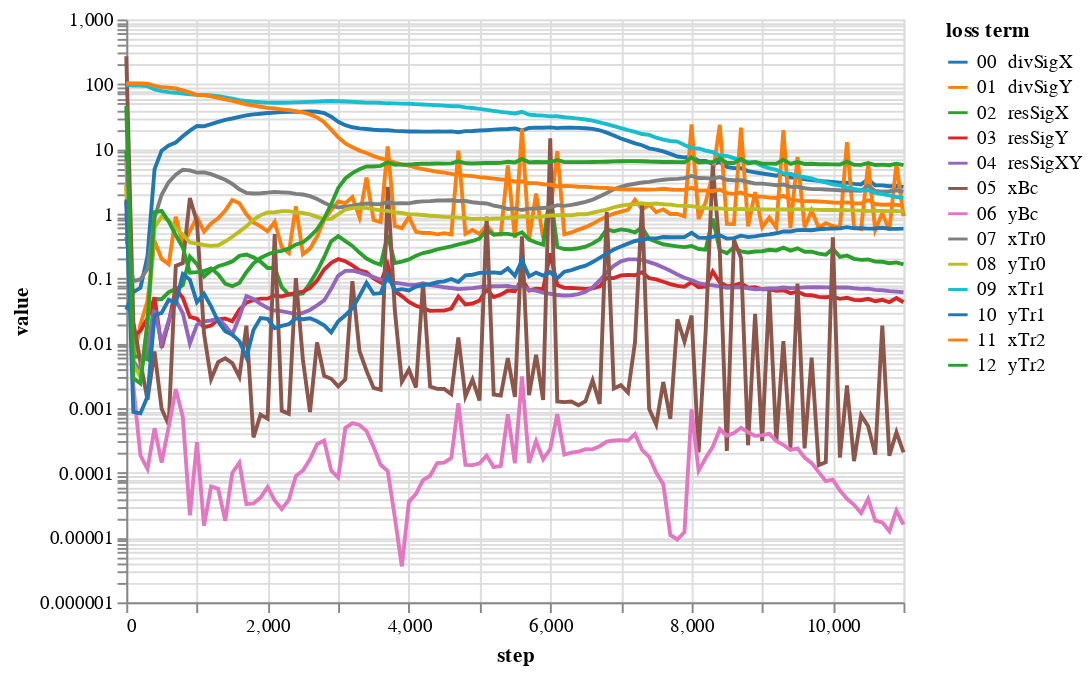

This figure's notebook cell:
### Code cell
bcNames = ['xBc','yBc','xTr0','yTr0','xTr1','yTr1','xTr2','yTr2']
# lines = alt.Chart(pd.DataFrame({'step':[1000,3000,4000]})).mark_rule(color='gray').encode(x='step:Q')
lossPlot(losshistory, bcNames, dropFirstStep=True)

### Figure 1 — Vega-Lite specification as saved in the notebook (floating-point values rounded to 4 significant figures)
{"config": {"view": {"continuousWidth": 400, "continuousHeight": 300}}, "data": {"name": "data-8609354fdfad967092507ea2af8ec9ee"}, "mark": "line", "encoding": {"color": {"type": "nominal", "field": "loss term", "scale": {"scheme": "category10"}, "sort": ["00  divSigX", "01  divSigY", "02  resSigX", "03  resSigY", "04  resSigXY", "05  xBc", "06  yBc", "07  xTr0", "08  yTr0", "09  xTr1", "10  yTr1", "11  xTr2", "12  yTr2"]}, "tooltip": [{"type": "nominal", "field": "loss term"}, {"type": "quantitative", "field": "value"}, {"type": "quantitative", "field": "step"}], "x": {"type": "quantitative", "field": "step"}, "y": {"type": "quantitative", "field": "value", "scale": {"type": "log"}}}, "transform": [{"fold": ["00  divSigX", "01  divSigY", "02  resSigX", "03  resSigY", "04  resSigXY", "05  xBc", "06  yBc", "07  xTr0", "08  yTr0", "09  xTr1", "10  yTr1", "11  xTr2", "12  yTr2"], "as": ["loss term", "value"]}], "$schema": "https://vega.github.io/schema/vega-lite/v4.8.1.json", "datasets": {"data-8609354fdfad967092507ea2af8ec9ee": [{"00  divSigX": 0.03305, "01  divSigY": 2.807, "02  resSigX": 9.311, "03  resSigY": 1.546, "04  resSigXY": 1.022, "05  xBc": 270.3, "06  yBc": 6.512, "07  xTr0": 0.4365, "08  yTr0": 2.606, "09  xTr1": 97.24, "10  yTr1": 1.659, "11  xTr2": 103.7, "12  yTr2": 46.07, "step": 0}, {"00  divSigX": 0.06175, "01  divSigY": 0.00551, "02  resSigX": 0.006379, "03  resSigY": 0.01296, "04  resSigXY": 0.005302, "05  xBc": 0.02101, "06  yBc": 0.002166, "07  xTr0": 0.09092, "08  yTr0": 0.004717, "09  xTr1": 95.44, "10  yTr1": 0.000868, "11  xTr2": 102.9, "12  yTr2": 0.002887, "step": 100}, {"00  divSigX": 0.07185, "01  divSigY": 0.01955, "02  resSigX": 0.006103, "03  resSigY": 0.01546, "04  resSigXY": 0.003672, "05  xBc": 0.005103, "06  yBc": 0.0001856, "07  xTr0": 0.09715, "08  yTr0": 0.003032, "09  xTr1": 94.91, "10  yTr1": 0.000826, "11  xTr2": 102.7, "12  yTr2": 0.002401, "step": 200}, {"00  divSigX": 0.2187, "01  divSigY": 0.04465, "02  resSigX": 0.00563, "03  resSigY": 0.02431, "04  resSigXY": 0.009235, "05  xBc": 0.001348, "06  yBc": 0.000115, "07  xTr0": 0.1396, "08  yTr0": 0.02022, "09  xTr1": 93.2, "10  yTr1": 0.001503, "11  xTr2": 101.6, "12  yTr2": 0.02088, "step": 300}, {"00  divSigX": 4.857, "01  divSigY": 0.3791, "02  resSigX": 0.04834, "03  resSigY": 0.05109, "04  resSigXY": 0.03239, "05  xBc": 0.007467, "06  yBc": 0.000488, "07  xTr0": 0.8607, "08  yTr0": 0.6129, "09  xTr1": 83.34, "10  yTr1": 0.02698, "11  xTr2": 93.92, "12  yTr2": 1.057, "step": 400}, {"00  divSigX": 9.417, "01  divSigY": 0.2006, "02  resSigX": 0.04789, "03  resSigY": 0.008514, "04  resSigXY": 0.009957, "05  xBc": 0.000977, "06  yBc": 0.0001436, "07  xTr0": 1.961, "08  yTr0": 0.9028, "09  xTr1": 77.94, "10  yTr1": 0.02938, "11  xTr2": 90.09, "12  yTr2": 1.103, "step": 500}, {"00  divSigX": 11.35, "01  divSigY": 0.1666, "02  resSigX": 0.06132, "03  resSigY": 0.02099, "04  resSigXY": 0.02246, "05  xBc": 0.000552, "06  yBc": 0.0005116, "07  xTr0": 3.083, "08  yTr0": 0.7839, "09  xTr1": 75.38, "10  yTr1": 0.04698, "11  xTr2": 88.14, "12  yTr2": 0.76, "step": 600}, {"00  divSigX": 12.58, "01  divSigY": 0.8968, "02  resSigX": 0.06847, "03  resSigY": 0.06905, "04  resSigXY": 0.04602, "05  xBc": 0.1565, "06  yBc": 0.001953, "07  xTr0": 4.01, "08  yTr0": 0.5939, "09  xTr1": 73.93, "10  yTr1": 0.0417, "11  xTr2": 85.73, "12  yTr2": 0.4666, "step": 700}, {"00  divSigX": 15.7, "01  divSigY": 0.3344, "02  resSigX": 0.07878, "03  resSigY": 0.0504, "04  resSigXY": 0.029, "05  xBc": 0.1725, "06  yBc": 0.0007242, "07  xTr0": 4.781, "08  yTr0": 0.4804, "09  xTr1": 71.61, "10  yTr1": 0.1166, "11  xTr2": 80.41, "12  yTr2": 0.3002, "step": 800}, {"00  divSigX": 19.15, "01  divSigY": 0.5391, "02  resSigX": 0.2172, "03  resSigY": 0.02545, "04  resSigXY": 0.009914, "05  xBc": 1.746, "06  yBc": 2.204e-05, "07  xTr0": 4.678, "08  yTr0": 0.3605, "09  xTr1": 70.07, "10  yTr1": 0.09589, "11  xTr2": 74.67, "12  yTr2": 0.123, "step": 900}, {"00  divSigX": 22.62, "01  divSigY": 0.8893, "02  resSigX": 0.1662, "03  resSigY": 0.02382, "04  resSigXY": 0.01923, "05  xBc": 0.7466, "06  yBc": 0.0002963, "07  xTr0": 4.305, "08  yTr0": 0.3448, "09  xTr1": 68.33, "10  yTr1": 0.04298, "11  xTr2": 67.92, "12  yTr2": 0.1256, "step": 1000}, {"00  divSigX": 22.62, "01  divSigY": 0.8893, "02  resSigX": 0.1662, "03  resSigY": 0.02382, "04  resSigXY": 0.01923, "05  xBc": 0.7466, "06  yBc": 0.0002963, "07  xTr0": 4.305, "08  yTr0": 0.3448, "09  xTr1": 68.33, "10  yTr1": 0.04298, "11  xTr2": 67.92, "12  yTr2": 0.1256, "step": 1000}, {"00  divSigX": 22.4, "01  divSigY": 0.5304, "02  resSigX": 0.107, "03  resSigY": 0.01766, "04  resSigXY": 0.02174, "05  xBc": 0.01412, "06  yBc": 1.531e-05, "07  xTr0": 4.335, "08  yTr0": 0.3287, "09  xTr1": 68.24, "10  yTr1": 0.05827, "11  xTr2": 67.9, "12  yTr2": 0.1305, "step": 1100}, {"00  divSigX": 24.15, "01  divSigY": 0.706, "02  resSigX": 0.1326, "03  resSigY": 0.01874, "04  resSigXY": 0.02247, "05  xBc": 0.002787, "06  yBc": 6.15e-05, "07  xTr0": 4.076, "08  yTr0": 0.3192, "09  xTr1": 66.84, "10  yTr1": 0.0371, "11  xTr2": 64.95, "12  yTr2": 0.1425, "step": 1200}, {"00  divSigX": 26.18, "01  divSigY": 0.8495, "02  resSigX": 0.1547, "03  resSigY": 0.02347, "04  resSigXY": 0.02391, "05  xBc": 0.005108, "06  yBc": 5.665e-05, "07  xTr0": 3.711, "08  yTr0": 0.3264, "09  xTr1": 65.18, "10  yTr1": 0.0217, "11  xTr2": 61.44, "12  yTr2": 0.1159, "step": 1300}, {"00  divSigX": 28.22, "01  divSigY": 1.118, "02  resSigX": 0.1666, "03  resSigY": 0.02408, "04  resSigXY": 0.01873, "05  xBc": 0.005879, "06  yBc": 1.823e-05, "07  xTr0": 3.348, "08  yTr0": 0.3713, "09  xTr1": 62.78, "10  yTr1": 0.01539, "11  xTr2": 58.13, "12  yTr2": 0.08332, "step": 1400}, {"00  divSigX": 29.52, "01  divSigY": 1.631, "02  resSigX": 0.1834, "03  resSigY": 0.0218, "04  resSigXY": 0.01365, "05  xBc": 0.004932, "06  yBc": 9.956e-05, "07  xTr0": 2.883, "08  yTr0": 0.4411, "09  xTr1": 59.67, "10  yTr1": 0.01357, "11  xTr2": 55.42, "12  yTr2": 0.07589, "step": 1500}, {"00  divSigX": 31.28, "01  divSigY": 1.454, "02  resSigX": 0.2232, "03  resSigY": 0.03305, "04  resSigXY": 0.02535, "05  xBc": 0.003025, "06  yBc": 0.0001433, "07  xTr0": 2.38, "08  yTr0": 0.5286, "09  xTr1": 56.9, "10  yTr1": 0.01081, "11  xTr2": 52.16, "12  yTr2": 0.08509, "step": 1600}, {"00  divSigX": 33.05, "01  divSigY": 0.9807, "02  resSigX": 0.234, "03  resSigY": 0.04247, "04  resSigXY": 0.05346, "05  xBc": 0.0187, "06  yBc": 3.28e-05, "07  xTr0": 2.102, "08  yTr0": 0.6399, "09  xTr1": 55.0, "10  yTr1": 0.006078, "11  xTr2": 49.05, "12  yTr2": 0.125, "step": 1700}, {"00  divSigX": 34.21, "01  divSigY": 0.7318, "02  resSigX": 0.2123, "03  resSigY": 0.04653, "04  resSigXY": 0.04815, "05  xBc": 0.0003532, "06  yBc": 3.358e-05, "07  xTr0": 2.051, "08  yTr0": 0.8154, "09  xTr1": 53.56, "10  yTr1": 0.01598, "11  xTr2": 46.7, "12  yTr2": 0.1705, "step": 1800}, {"00  divSigX": 35.02, "01  divSigY": 0.6379, "02  resSigX": 0.1818, "03  resSigY": 0.0489, "04  resSigXY": 0.04061, "05  xBc": 0.0007911, "06  yBc": 4.142e-05, "07  xTr0": 2.074, "08  yTr0": 0.947, "09  xTr1": 52.59, "10  yTr1": 0.02455, "11  xTr2": 44.85, "12  yTr2": 0.2079, "step": 1900}, {"00  divSigX": 35.86, "01  divSigY": 0.5342, "02  resSigX": 0.1453, "03  resSigY": 0.0488, "04  resSigXY": 0.03515, "05  xBc": 0.0006844, "06  yBc": 6.014e-05, "07  xTr0": 2.119, "08  yTr0": 1.044, "09  xTr1": 51.97, "10  yTr1": 0.02385, "11  xTr2": 43.19, "12  yTr2": 0.235, "step": 2000}, {"00  divSigX": 36.39, "01  divSigY": 0.7506, "02  resSigX": 0.1451, "03  resSigY": 0.0548, "04  resSigXY": 0.03204, "05  xBc": 0.4854, "06  yBc": 3.752e-05, "07  xTr0": 2.171, "08  yTr0": 1.053, "09  xTr1": 51.77, "10  yTr1": 0.01709, "11  xTr2": 42.08, "12  yTr2": 0.2575, "step": 2100}, {"00  divSigX": 37.03, "01  divSigY": 0.3042, "02  resSigX": 0.07353, "03  resSigY": 0.05284, "04  resSigXY": 0.03138, "05  xBc": 0.0009127, "06  yBc": 2.759e-05, "07  xTr0": 2.14, "08  yTr0": 1.097, "09  xTr1": 51.78, "10  yTr1": 0.01857, "11  xTr2": 40.86, "12  yTr2": 0.2665, "step": 2200}, {"00  divSigX": 37.36, "01  divSigY": 0.2477, "02  resSigX": 0.05623, "03  resSigY": 0.05686, "04  resSigXY": 0.02982, "05  xBc": 0.0008154, "06  yBc": 3.813e-05, "07  xTr0": 2.114, "08  yTr0": 1.098, "09  xTr1": 52.0, "10  yTr1": 0.01972, "11  xTr2": 39.73, "12  yTr2": 0.2888, "step": 2300}, {"00  divSigX": 37.45, "01  divSigY": 1.3, "02  resSigX": 0.05685, "03  resSigY": 0.05979, "04  resSigXY": 0.02821, "05  xBc": 0.1011, "06  yBc": 8.915e-05, "07  xTr0": 2.03, "08  yTr0": 1.052, "09  xTr1": 52.49, "10  yTr1": 0.02431, "11  xTr2": 38.45, "12  yTr2": 0.3338, "step": 2400}, {"00  divSigX": 37.68, "01  divSigY": 0.2377, "02  resSigX": 0.05881, "03  resSigY": 0.06273, "04  resSigXY": 0.02945, "05  xBc": 0.005537, "06  yBc": 0.0001086, "07  xTr0": 1.981, "08  yTr0": 1.026, "09  xTr1": 52.83, "10  yTr1": 0.02348, "11  xTr2": 36.74, "12  yTr2": 0.3612, "step": 2500}, {"00  divSigX": 37.83, "01  divSigY": 0.2895, "02  resSigX": 0.08498, "03  resSigY": 0.07151, "04  resSigXY": 0.03272, "05  xBc": 0.0008685, "06  yBc": 0.0001616, "07  xTr0": 1.868, "08  yTr0": 0.976, "09  xTr1": 53.34, "10  yTr1": 0.02434, "11  xTr2": 34.14, "12  yTr2": 0.4453, "step": 2600}, {"00  divSigX": 37.5, "01  divSigY": 0.4434, "02  resSigX": 0.1291, "03  resSigY": 0.09287, "04  resSigXY": 0.03849, "05  xBc": 0.0103, "06  yBc": 0.0002774, "07  xTr0": 1.691, "08  yTr0": 0.8953, "09  xTr1": 53.9, "10  yTr1": 0.02185, "11  xTr2": 30.77, "12  yTr2": 0.5757, "step": 2700}, {"00  divSigX": 35.83, "01  divSigY": 0.8002, "02  resSigX": 0.2129, "03  resSigY": 0.1377, "04  resSigXY": 0.04579, "05  xBc": 0.00315, "06  yBc": 0.0003134, "07  xTr0": 1.483, "08  yTr0": 0.8271, "09  xTr1": 54.48, "10  yTr1": 0.01888, "11  xTr2": 25.82, "12  yTr2": 0.8398, "step": 2800}, {"00  divSigX": 31.42, "01  divSigY": 1.14, "02  resSigX": 0.3752, "03  resSigY": 0.1749, "04  resSigXY": 0.06964, "05  xBc": 0.002829, "06  yBc": 0.0001082, "07  xTr0": 1.318, "08  yTr0": 0.8331, "09  xTr1": 54.92, "10  yTr1": 0.01476, "11  xTr2": 19.9, "12  yTr2": 1.403, "step": 2900}, {"00  divSigX": 26.3, "01  divSigY": 1.55, "02  resSigX": 0.4491, "03  resSigY": 0.1994, "04  resSigXY": 0.1111, "05  xBc": 0.00216, "06  yBc": 8.425e-05, "07  xTr0": 1.256, "08  yTr0": 0.9895, "09  xTr1": 54.66, "10  yTr1": 0.02182, "11  xTr2": 15.08, "12  yTr2": 2.504, "step": 3000}, {"00  divSigX": 23.26, "01  divSigY": 1.452, "02  resSigX": 0.3776, "03  resSigY": 0.1848, "04  resSigXY": 0.1312, "05  xBc": 0.002762, "06  yBc": 0.0004919, "07  xTr0": 1.279, "08  yTr0": 1.157, "09  xTr1": 53.96, "10  yTr1": 0.02708, "11  xTr2": 12.21, "12  yTr2": 3.499, "step": 3100}, {"00  divSigX": 21.63, "01  divSigY": 1.808, "02  resSigX": 0.3186, "03  resSigY": 0.1592, "04  resSigXY": 0.132, "05  xBc": 0.09108, "06  yBc": 0.000586, "07  xTr0": 1.329, "08  yTr0": 1.221, "09  xTr1": 53.32, "10  yTr1": 0.03454, "11  xTr2": 10.62, "12  yTr2": 4.239, "step": 3200}, {"00  divSigX": 20.81, "01  divSigY": 0.8825, "02  resSigX": 0.2514, "03  resSigY": 0.1337, "04  resSigXY": 0.1242, "05  xBc": 0.007593, "06  yBc": 0.0005481, "07  xTr0": 1.396, "08  yTr0": 1.24, "09  xTr1": 52.62, "10  yTr1": 0.05378, "11  xTr2": 9.441, "12  yTr2": 4.854, "step": 3300}, {"00  divSigX": 20.36, "01  divSigY": 3.627, "02  resSigX": 0.2031, "03  resSigY": 0.1244, "04  resSigXY": 0.1151, "05  xBc": 0.003767, "06  yBc": 0.0004428, "07  xTr0": 1.436, "08  yTr0": 1.221, "09  xTr1": 51.99, "10  yTr1": 0.08596, "11  xTr2": 8.67, "12  yTr2": 5.374, "step": 3400}, {"00  divSigX": 19.78, "01  divSigY": 0.7993, "02  resSigX": 0.1779, "03  resSigY": 0.1003, "04  resSigXY": 0.1048, "05  xBc": 0.002041, "06  yBc": 0.0002499, "07  xTr0": 1.413, "08  yTr0": 1.173, "09  xTr1": 51.84, "10  yTr1": 0.05802, "11  xTr2": 7.77, "12  yTr2": 5.35, "step": 3500}, {"00  divSigX": 19.45, "01  divSigY": 0.7451, "02  resSigX": 0.1637, "03  resSigY": 0.08666, "04  resSigXY": 0.09573, "05  xBc": 0.001911, "06  yBc": 0.0001327, "07  xTr0": 1.408, "08  yTr0": 1.129, "09  xTr1": 51.52, "10  yTr1": 0.05951, "11  xTr2": 7.169, "12  yTr2": 5.482, "step": 3600}, {"00  divSigX": 19.49, "01  divSigY": 10.91, "02  resSigX": 0.464, "03  resSigY": 0.1642, "04  resSigXY": 0.09253, "05  xBc": 2.603, "06  yBc": 0.0001065, "07  xTr0": 1.504, "08  yTr0": 1.107, "09  xTr1": 50.68, "10  yTr1": 0.1134, "11  xTr2": 6.702, "12  yTr2": 6.198, "step": 3700}, {"00  divSigX": 19.0, "01  divSigY": 0.6453, "02  resSigX": 0.1733, "03  resSigY": 0.06362, "04  resSigXY": 0.08601, "05  xBc": 0.03288, "06  yBc": 2.072e-05, "07  xTr0": 1.438, "08  yTr0": 1.053, "09  xTr1": 50.66, "10  yTr1": 0.0652, "11  xTr2": 6.15, "12  yTr2": 5.715, "step": 3800}, {"00  divSigX": 18.82, "01  divSigY": 0.599, "02  resSigX": 0.1824, "03  resSigY": 0.05351, "04  resSigXY": 0.08324, "05  xBc": 0.002542, "06  yBc": 3.587e-06, "07  xTr0": 1.459, "08  yTr0": 1.025, "09  xTr1": 50.2, "10  yTr1": 0.06833, "11  xTr2": 5.746, "12  yTr2": 5.787, "step": 3900}, {"00  divSigX": 18.6, "01  divSigY": 0.8948, "02  resSigX": 0.1975, "03  resSigY": 0.04349, "04  resSigXY": 0.07962, "05  xBc": 0.003946, "06  yBc": 3.579e-05, "07  xTr0": 1.447, "08  yTr0": 0.9836, "09  xTr1": 49.94, "10  yTr1": 0.06543, "11  xTr2": 5.516, "12  yTr2": 5.73, "step": 4000}, {"00  divSigX": 18.63, "01  divSigY": 0.5247, "02  resSigX": 0.2248, "03  resSigY": 0.03793, "04  resSigXY": 0.07953, "05  xBc": 0.002079, "06  yBc": 4.724e-05, "07  xTr0": 1.518, "08  yTr0": 0.973, "09  xTr1": 49.15, "10  yTr1": 0.07487, "11  xTr2": 5.146, "12  yTr2": 5.868, "step": 4100}, {"00  divSigX": 18.56, "01  divSigY": 0.5035, "02  resSigX": 0.2472, "03  resSigY": 0.03484, "04  resSigXY": 0.08427, "05  xBc": 0.08541, "06  yBc": 7.737e-05, "07  xTr0": 1.552, "08  yTr0": 0.9561, "09  xTr1": 48.58, "10  yTr1": 0.07926, "11  xTr2": 4.879, "12  yTr2": 5.906, "step": 4200}, {"00  divSigX": 18.52, "01  divSigY": 0.5057, "02  resSigX": 0.2609, "03  resSigY": 0.0316, "04  resSigXY": 0.07905, "05  xBc": 0.002152, "06  yBc": 8.996e-05, "07  xTr0": 1.566, "08  yTr0": 0.9303, "09  xTr1": 48.02, "10  yTr1": 0.0816, "11  xTr2": 4.685, "12  yTr2": 5.9, "step": 4300}, {"00  divSigX": 18.56, "01  divSigY": 0.4797, "02  resSigX": 0.2824, "03  resSigY": 0.03187, "04  resSigXY": 0.07672, "05  xBc": 0.001978, "06  yBc": 0.000141, "07  xTr0": 1.602, "08  yTr0": 0.9185, "09  xTr1": 47.23, "10  yTr1": 0.08798, "11  xTr2": 4.441, "12  yTr2": 5.969, "step": 4400}, {"00  divSigX": 18.54, "01  divSigY": 0.5006, "02  resSigX": 0.2963, "03  resSigY": 0.0319, "04  resSigXY": 0.07312, "05  xBc": 0.001967, "06  yBc": 0.0001435, "07  xTr0": 1.602, "08  yTr0": 0.8948, "09  xTr1": 46.63, "10  yTr1": 0.0904, "11  xTr2": 4.323, "12  yTr2": 5.944, "step": 4500}, {"00  divSigX": 18.65, "01  divSigY": 0.479, "02  resSigX": 0.3133, "03  resSigY": 0.03439, "04  resSigXY": 0.07121, "05  xBc": 0.00163, "06  yBc": 0.0001696, "07  xTr0": 1.613, "08  yTr0": 0.8871, "09  xTr1": 45.71, "10  yTr1": 0.09827, "11  xTr2": 4.128, "12  yTr2": 5.997, "step": 4600}, {"00  divSigX": 18.11, "01  divSigY": 9.386, "02  resSigX": 0.3366, "03  resSigY": 0.05272, "04  resSigXY": 0.06846, "05  xBc": 0.01229, "06  yBc": 0.001182, "07  xTr0": 1.569, "08  yTr0": 0.869, "09  xTr1": 45.77, "10  yTr1": 0.08824, "11  xTr2": 3.973, "12  yTr2": 6.433, "step": 4700}, {"00  divSigX": 18.87, "01  divSigY": 0.4891, "02  resSigX": 0.355, "03  resSigY": 0.03965, "04  resSigXY": 0.06974, "05  xBc": 0.001511, "06  yBc": 0.0001327, "07  xTr0": 1.569, "08  yTr0": 0.8613, "09  xTr1": 43.85, "10  yTr1": 0.1115, "11  xTr2": 3.876, "12  yTr2": 6.011, "step": 4800}, {"00  divSigX": 18.91, "01  divSigY": 0.5622, "02  resSigX": 0.3793, "03  resSigY": 0.04109, "04  resSigXY": 0.07088, "05  xBc": 0.002748, "06  yBc": 0.0001313, "07  xTr0": 1.506, "08  yTr0": 0.8276, "09  xTr1": 42.97, "10  yTr1": 0.1143, "11  xTr2": 3.814, "12  yTr2": 5.976, "step": 4900}, {"00  divSigX": 19.24, "01  divSigY": 0.4837, "02  resSigX": 0.4149, "03  resSigY": 0.04585, "04  resSigXY": 0.07323, "05  xBc": 0.001307, "06  yBc": 0.0001402, "07  xTr0": 1.465, "08  yTr0": 0.8403, "09  xTr1": 41.55, "10  yTr1": 0.1221, "11  xTr2": 3.679, "12  yTr2": 6.025, "step": 5000}, {"00  divSigX": 19.49, "01  divSigY": 0.6691, "02  resSigX": 0.5642, "03  resSigY": 0.06762, "04  resSigXY": 0.07534, "05  xBc": 0.9044, "06  yBc": 0.0001831, "07  xTr0": 1.439, "08  yTr0": 0.8303, "09  xTr1": 40.17, "10  yTr1": 0.123, "11  xTr2": 3.596, "12  yTr2": 6.061, "step": 5100}, {"00  divSigX": 19.85, "01  divSigY": 0.4808, "02  resSigX": 0.4737, "03  resSigY": 0.05164, "04  resSigXY": 0.07604, "05  xBc": 0.00162, "06  yBc": 0.0001226, "07  xTr0": 1.332, "08  yTr0": 0.8444, "09  xTr1": 38.76, "10  yTr1": 0.1241, "11  xTr2": 3.478, "12  yTr2": 6.069, "step": 5200}, {"00  divSigX": 20.16, "01  divSigY": 0.4778, "02  resSigX": 0.4878, "03  resSigY": 0.05636, "04  resSigXY": 0.07622, "05  xBc": 0.001561, "06  yBc": 0.0001277, "07  xTr0": 1.275, "08  yTr0": 0.8452, "09  xTr1": 37.46, "10  yTr1": 0.1205, "11  xTr2": 3.381, "12  yTr2": 6.095, "step": 5300}, {"00  divSigX": 20.3, "01  divSigY": 5.584, "02  resSigX": 0.4876, "03  resSigY": 0.06518, "04  resSigXY": 0.07689, "05  xBc": 0.005893, "06  yBc": 0.0007999, "07  xTr0": 1.185, "08  yTr0": 0.8687, "09  xTr1": 36.44, "10  yTr1": 0.1437, "11  xTr2": 3.326, "12  yTr2": 6.356, "step": 5400}, {"00  divSigX": 20.74, "01  divSigY": 0.4218, "02  resSigX": 0.4655, "03  resSigY": 0.0639, "04  resSigXY": 0.07281, "05  xBc": 0.001485, "06  yBc": 0.0001404, "07  xTr0": 1.21, "08  yTr0": 0.8732, "09  xTr1": 35.28, "10  yTr1": 0.11, "11  xTr2": 3.151, "12  yTr2": 6.171, "step": 5500}, {"00  divSigX": 19.3, "01  divSigY": 20.37, "02  resSigX": 0.5165, "03  resSigY": 0.09744, "04  resSigXY": 0.07814, "05  xBc": 0.4477, "06  yBc": 0.003077, "07  xTr0": 1.141, "08  yTr0": 0.9146, "09  xTr1": 37.5, "10  yTr1": 0.1904, "11  xTr2": 3.171, "12  yTr2": 7.012, "step": 5600}, {"00  divSigX": 21.09, "01  divSigY": 0.409, "02  resSigX": 0.398, "03  resSigY": 0.06544, "04  resSigXY": 0.06657, "05  xBc": 0.001586, "06  yBc": 0.0001424, "07  xTr0": 1.201, "08  yTr0": 0.8954, "09  xTr1": 33.81, "10  yTr1": 0.1079, "11  xTr2": 2.973, "12  yTr2": 6.217, "step": 5700}, {"00  divSigX": 21.31, "01  divSigY": 2.051, "02  resSigX": 0.3599, "03  resSigY": 0.06943, "04  resSigXY": 0.06506, "05  xBc": 0.006639, "06  yBc": 0.0003093, "07  xTr0": 1.205, "08  yTr0": 0.8779, "09  xTr1": 33.13, "10  yTr1": 0.1234, "11  xTr2": 2.971, "12  yTr2": 6.288, "step": 5800}, {"00  divSigX": 21.26, "01  divSigY": 0.418, "02  resSigX": 0.3319, "03  resSigY": 0.06823, "04  resSigXY": 0.06066, "05  xBc": 0.001338, "06  yBc": 0.0001609, "07  xTr0": 1.228, "08  yTr0": 0.9118, "09  xTr1": 32.67, "10  yTr1": 0.1111, "11  xTr2": 2.85, "12  yTr2": 6.238, "step": 5900}, {"00  divSigX": 21.53, "01  divSigY": 1.004, "02  resSigX": 2.149, "03  resSigY": 0.2433, "04  resSigXY": 0.05808, "05  xBc": 14.59, "06  yBc": 0.0002327, "07  xTr0": 1.25, "08  yTr0": 0.9406, "09  xTr1": 31.82, "10  yTr1": 0.1252, "11  xTr2": 2.825, "12  yTr2": 6.289, "step": 6000}, {"00  divSigX": 20.99, "01  divSigY": 9.247, "02  resSigX": 0.3059, "03  resSigY": 0.07938, "04  resSigXY": 0.05553, "05  xBc": 0.001266, "06  yBc": 0.0008069, "07  xTr0": 1.357, "08  yTr0": 0.9458, "09  xTr1": 32.02, "10  yTr1": 0.1015, "11  xTr2": 2.64, "12  yTr2": 6.776, "step": 6100}, {"00  divSigX": 21.32, "01  divSigY": 0.4808, "02  resSigX": 0.2852, "03  resSigY": 0.07186, "04  resSigXY": 0.05467, "05  xBc": 0.001233, "06  yBc": 0.000191, "07  xTr0": 1.322, "08  yTr0": 0.9458, "09  xTr1": 30.89, "10  yTr1": 0.1273, "11  xTr2": 2.692, "12  yTr2": 6.259, "step": 6200}, {"00  divSigX": 21.24, "01  divSigY": 0.5142, "02  resSigX": 0.2826, "03  resSigY": 0.07149, "04  resSigXY": 0.05515, "05  xBc": 0.00126, "06  yBc": 0.0002043, "07  xTr0": 1.368, "08  yTr0": 0.9468, "09  xTr1": 30.26, "10  yTr1": 0.1351, "11  xTr2": 2.665, "12  yTr2": 6.257, "step": 6300}, {"00  divSigX": 21.18, "01  divSigY": 0.5684, "02  resSigX": 0.293, "03  resSigY": 0.07043, "04  resSigXY": 0.05736, "05  xBc": 0.001105, "06  yBc": 0.0002121, "07  xTr0": 1.439, "08  yTr0": 0.9827, "09  xTr1": 29.34, "10  yTr1": 0.1469, "11  xTr2": 2.615, "12  yTr2": 6.268, "step": 6400}, {"00  divSigX": 20.89, "01  divSigY": 0.6195, "02  resSigX": 0.309, "03  resSigY": 0.06894, "04  resSigXY": 0.06265, "05  xBc": 0.001278, "06  yBc": 0.0002309, "07  xTr0": 1.521, "08  yTr0": 0.9805, "09  xTr1": 28.53, "10  yTr1": 0.1579, "11  xTr2": 2.601, "12  yTr2": 6.268, "step": 6500}, {"00  divSigX": 20.44, "01  divSigY": 0.6971, "02  resSigX": 0.3481, "03  resSigY": 0.07043, "04  resSigXY": 0.07287, "05  xBc": 0.002669, "06  yBc": 0.0002302, "07  xTr0": 1.65, "08  yTr0": 1.036, "09  xTr1": 27.31, "10  yTr1": 0.1793, "11  xTr2": 2.556, "12  yTr2": 6.286, "step": 6600}, {"00  divSigX": 19.43, "01  divSigY": 0.8042, "02  resSigX": 0.4042, "03  resSigY": 0.0756, "04  resSigXY": 0.09326, "05  xBc": 0.001159, "06  yBc": 0.0002576, "07  xTr0": 1.853, "08  yTr0": 1.098, "09  xTr1": 25.77, "10  yTr1": 0.2088, "11  xTr2": 2.508, "12  yTr2": 6.32, "step": 6700}, {"00  divSigX": 17.89, "01  divSigY": 0.9064, "02  resSigX": 0.5739, "03  resSigY": 0.1024, "04  resSigXY": 0.1239, "05  xBc": 1.067, "06  yBc": 0.0003036, "07  xTr0": 2.097, "08  yTr0": 1.154, "09  xTr1": 24.23, "10  yTr1": 0.2426, "11  xTr2": 2.495, "12  yTr2": 6.357, "step": 6800}, {"00  divSigX": 16.15, "01  divSigY": 1.0, "02  resSigX": 0.5357, "03  resSigY": 0.1014, "04  resSigXY": 0.1565, "05  xBc": 0.002003, "06  yBc": 0.0003151, "07  xTr0": 2.379, "08  yTr0": 1.257, "09  xTr1": 22.51, "10  yTr1": 0.2802, "11  xTr2": 2.444, "12  yTr2": 6.419, "step": 6900}, {"00  divSigX": 14.52, "01  divSigY": 1.073, "02  resSigX": 0.5725, "03  resSigY": 0.1114, "04  resSigXY": 0.1836, "05  xBc": 0.002256, "06  yBc": 0.0003197, "07  xTr0": 2.605, "08  yTr0": 1.328, "09  xTr1": 21.03, "10  yTr1": 0.3121, "11  xTr2": 2.382, "12  yTr2": 6.473, "step": 7000}, {"00  divSigX": 13.34, "01  divSigY": 1.148, "02  resSigX": 0.5535, "03  resSigY": 0.1136, "04  resSigXY": 0.1971, "05  xBc": 0.001731, "06  yBc": 0.0003142, "07  xTr0": 2.778, "08  yTr0": 1.384, "09  xTr1": 19.53, "10  yTr1": 0.345, "11  xTr2": 2.367, "12  yTr2": 6.493, "step": 7100}, {"00  divSigX": 12.2, "01  divSigY": 1.635, "02  resSigX": 0.5154, "03  resSigY": 0.1121, "04  resSigXY": 0.1971, "05  xBc": 0.01032, "06  yBc": 0.0003966, "07  xTr0": 2.906, "08  yTr0": 1.406, "09  xTr1": 18.36, "10  yTr1": 0.3794, "11  xTr2": 2.372, "12  yTr2": 6.481, "step": 7200}, {"00  divSigX": 11.42, "01  divSigY": 1.166, "02  resSigX": 0.6156, "03  resSigY": 0.1249, "04  resSigXY": 0.1938, "05  xBc": 1.459, "06  yBc": 0.0002268, "07  xTr0": 3.031, "08  yTr0": 1.452, "09  xTr1": 17.02, "10  yTr1": 0.3969, "11  xTr2": 2.38, "12  yTr2": 6.466, "step": 7300}, {"00  divSigX": 10.24, "01  divSigY": 1.376, "02  resSigX": 0.4081, "03  resSigY": 0.1013, "04  resSigXY": 0.1794, "05  xBc": 0.0009747, "06  yBc": 0.0001767, "07  xTr0": 3.099, "08  yTr0": 1.41, "09  xTr1": 16.51, "10  yTr1": 0.4158, "11  xTr2": 2.36, "12  yTr2": 6.39, "step": 7400}, {"00  divSigX": 9.796, "01  divSigY": 1.052, "02  resSigX": 0.3696, "03  resSigY": 0.09681, "04  resSigXY": 0.1653, "05  xBc": 0.0005572, "06  yBc": 0.000101, "07  xTr0": 3.251, "08  yTr0": 1.437, "09  xTr1": 14.93, "10  yTr1": 0.4159, "11  xTr2": 2.382, "12  yTr2": 6.357, "step": 7500}, {"00  divSigX": 9.188, "01  divSigY": 1.17, "02  resSigX": 0.3374, "03  resSigY": 0.08915, "04  resSigXY": 0.1474, "05  xBc": 0.002527, "06  yBc": 6.667e-05, "07  xTr0": 3.353, "08  yTr0": 1.404, "09  xTr1": 13.93, "10  yTr1": 0.4375, "11  xTr2": 2.429, "12  yTr2": 6.3, "step": 7600}, {"00  divSigX": 8.382, "01  divSigY": 0.9908, "02  resSigX": 0.3254, "03  resSigY": 0.08197, "04  resSigXY": 0.1318, "05  xBc": 0.0006809, "06  yBc": 1.096e-05, "07  xTr0": 3.423, "08  yTr0": 1.384, "09  xTr1": 13.28, "10  yTr1": 0.4328, "11  xTr2": 2.366, "12  yTr2": 6.28, "step": 7700}, {"00  divSigX": 7.657, "01  divSigY": 0.9899, "02  resSigX": 0.3131, "03  resSigY": 0.0768, "04  resSigXY": 0.1156, "05  xBc": 0.02345, "06  yBc": 9.338e-06, "07  xTr0": 3.45, "08  yTr0": 1.333, "09  xTr1": 13.0, "10  yTr1": 0.4338, "11  xTr2": 2.34, "12  yTr2": 6.253, "step": 7800}, {"00  divSigX": 7.425, "01  divSigY": 0.9103, "02  resSigX": 0.3047, "03  resSigY": 0.07466, "04  resSigXY": 0.1027, "05  xBc": 0.01058, "06  yBc": 1.219e-05, "07  xTr0": 3.544, "08  yTr0": 1.323, "09  xTr1": 11.56, "10  yTr1": 0.435, "11  xTr2": 2.35, "12  yTr2": 6.228, "step": 7900}, {"00  divSigX": 7.574, "01  divSigY": 23.99, "02  resSigX": 0.3166, "03  resSigY": 0.08808, "04  resSigXY": 0.09489, "05  xBc": 0.02674, "06  yBc": 0.0009518, "07  xTr0": 3.832, "08  yTr0": 1.309, "09  xTr1": 10.32, "10  yTr1": 0.5067, "11  xTr2": 2.509, "12  yTr2": 7.408, "step": 8000}, {"00  divSigX": 6.572, "01  divSigY": 0.8277, "02  resSigX": 0.2849, "03  resSigY": 0.07327, "04  resSigXY": 0.08465, "05  xBc": 0.0002069, "06  yBc": 0.0001079, "07  xTr0": 3.555, "08  yTr0": 1.258, "09  xTr1": 10.18, "10  yTr1": 0.4275, "11  xTr2": 2.274, "12  yTr2": 6.187, "step": 8100}, {"00  divSigX": 6.546, "01  divSigY": 1.508, "02  resSigX": 0.2782, "03  resSigY": 0.07517, "04  resSigXY": 0.08041, "05  xBc": 0.015, "06  yBc": 0.0001691, "07  xTr0": 3.546, "08  yTr0": 1.227, "09  xTr1": 9.456, "10  yTr1": 0.4244, "11  xTr2": 2.285, "12  yTr2": 6.252, "step": 8200}, {"00  divSigX": 5.847, "01  divSigY": 4.118, "02  resSigX": 0.8418, "03  resSigY": 0.128, "04  resSigXY": 0.0785, "05  xBc": 5.516, "06  yBc": 0.0002512, "07  xTr0": 3.487, "08  yTr0": 1.207, "09  xTr1": 8.919, "10  yTr1": 0.4383, "11  xTr2": 2.226, "12  yTr2": 6.253, "step": 8300}, {"00  divSigX": 6.271, "01  divSigY": 23.54, "02  resSigX": 0.2736, "03  resSigY": 0.08746, "04  resSigXY": 0.07556, "05  xBc": 0.2624, "06  yBc": 0.000471, "07  xTr0": 3.682, "08  yTr0": 1.208, "09  xTr1": 7.854, "10  yTr1": 0.4638, "11  xTr2": 2.353, "12  yTr2": 7.16, "step": 8400}, {"00  divSigX": 5.276, "01  divSigY": 0.6974, "02  resSigX": 0.2463, "03  resSigY": 0.07575, "04  resSigXY": 0.07196, "05  xBc": 0.0002182, "06  yBc": 0.0003731, "07  xTr0": 3.347, "08  yTr0": 1.177, "09  xTr1": 7.805, "10  yTr1": 0.4131, "11  xTr2": 2.081, "12  yTr2": 6.078, "step": 8500}, {"00  divSigX": 5.068, "01  divSigY": 0.692, "02  resSigX": 0.3026, "03  resSigY": 0.07782, "04  resSigXY": 0.07304, "05  xBc": 0.3957, "06  yBc": 0.000412, "07  xTr0": 3.285, "08  yTr0": 1.176, "09  xTr1": 7.219, "10  yTr1": 0.421, "11  xTr2": 2.024, "12  yTr2": 6.066, "step": 8600}, {"00  divSigX": 5.066, "01  divSigY": 21.31, "02  resSigX": 0.2627, "03  resSigY": 0.08494, "04  resSigXY": 0.07348, "05  xBc": 0.2061, "06  yBc": 0.0004956, "07  xTr0": 3.283, "08  yTr0": 1.183, "09  xTr1": 6.617, "10  yTr1": 0.4583, "11  xTr2": 2.122, "12  yTr2": 7.019, "step": 8700}, {"00  divSigX": 4.557, "01  divSigY": 0.6407, "02  resSigX": 0.2524, "03  resSigY": 0.07205, "04  resSigXY": 0.07059, "05  xBc": 0.0002659, "06  yBc": 0.0004233, "07  xTr0": 3.09, "08  yTr0": 1.162, "09  xTr1": 6.318, "10  yTr1": 0.4349, "11  xTr2": 1.932, "12  yTr2": 5.989, "step": 8800}, {"00  divSigX": 4.357, "01  divSigY": 2.153, "02  resSigX": 0.2609, "03  resSigY": 0.07357, "04  resSigXY": 0.06819, "05  xBc": 0.02854, "06  yBc": 0.0003718, "07  xTr0": 2.916, "08  yTr0": 1.193, "09  xTr1": 6.206, "10  yTr1": 0.4467, "11  xTr2": 1.853, "12  yTr2": 6.295, "step": 8900}, {"00  divSigX": 4.18, "01  divSigY": 0.6155, "02  resSigX": 0.2632, "03  resSigY": 0.06797, "04  resSigXY": 0.06896, "05  xBc": 0.0003087, "06  yBc": 0.0003782, "07  xTr0": 2.913, "08  yTr0": 1.161, "09  xTr1": 5.491, "10  yTr1": 0.4666, "11  xTr2": 1.84, "12  yTr2": 5.938, "step": 9000}, {"00  divSigX": 4.028, "01  divSigY": 0.8705, "02  resSigX": 0.2772, "03  resSigY": 0.06805, "04  resSigXY": 0.07004, "05  xBc": 0.06491, "06  yBc": 0.0004034, "07  xTr0": 2.841, "08  yTr0": 1.167, "09  xTr1": 5.078, "10  yTr1": 0.4803, "11  xTr2": 1.772, "12  yTr2": 5.947, "step": 9100}, {"00  divSigX": 3.863, "01  divSigY": 0.6051, "02  resSigX": 0.2712, "03  resSigY": 0.06444, "04  resSigXY": 0.07012, "05  xBc": 0.0003003, "06  yBc": 0.0003084, "07  xTr0": 2.753, "08  yTr0": 1.159, "09  xTr1": 4.758, "10  yTr1": 0.4993, "11  xTr2": 1.747, "12  yTr2": 5.908, "step": 9200}, {"00  divSigX": 4.137, "01  divSigY": 19.59, "02  resSigX": 0.2994, "03  resSigY": 0.06571, "04  resSigXY": 0.07268, "05  xBc": 0.01081, "06  yBc": 0.0002706, "07  xTr0": 2.828, "08  yTr0": 1.171, "09  xTr1": 4.198, "10  yTr1": 0.5334, "11  xTr2": 1.884, "12  yTr2": 6.817, "step": 9300}, {"00  divSigX": 3.606, "01  divSigY": 0.6018, "02  resSigX": 0.2695, "03  resSigY": 0.05945, "04  resSigXY": 0.07103, "05  xBc": 0.0002417, "06  yBc": 0.0002261, "07  xTr0": 2.603, "08  yTr0": 1.154, "09  xTr1": 4.16, "10  yTr1": 0.5325, "11  xTr2": 1.674, "12  yTr2": 5.869, "step": 9400}, {"00  divSigX": 3.617, "01  divSigY": 7.533, "02  resSigX": 0.2924, "03  resSigY": 0.06255, "04  resSigXY": 0.07176, "05  xBc": 0.08369, "06  yBc": 0.0002384, "07  xTr0": 2.605, "08  yTr0": 1.18, "09  xTr1": 3.821, "10  yTr1": 0.5593, "11  xTr2": 1.597, "12  yTr2": 6.272, "step": 9500}, {"00  divSigX": 3.387, "01  divSigY": 0.6184, "02  resSigX": 0.2585, "03  resSigY": 0.05592, "04  resSigXY": 0.0728, "05  xBc": 0.0002389, "06  yBc": 0.000172, "07  xTr0": 2.472, "08  yTr0": 1.158, "09  xTr1": 3.658, "10  yTr1": 0.5599, "11  xTr2": 1.576, "12  yTr2": 5.868, "step": 9600}, {"00  divSigX": 3.304, "01  divSigY": 1.119, "02  resSigX": 0.2597, "03  resSigY": 0.05522, "04  resSigXY": 0.07321, "05  xBc": 0.006009, "06  yBc": 0.0001409, "07  xTr0": 2.398, "08  yTr0": 1.161, "09  xTr1": 3.509, "10  yTr1": 0.5569, "11  xTr2": 1.565, "12  yTr2": 5.901, "step": 9700}, {"00  divSigX": 3.222, "01  divSigY": 0.6075, "02  resSigX": 0.2422, "03  resSigY": 0.05198, "04  resSigXY": 0.07363, "05  xBc": 0.0001314, "06  yBc": 0.0001023, "07  xTr0": 2.402, "08  yTr0": 1.145, "09  xTr1": 3.217, "10  yTr1": 0.5763, "11  xTr2": 1.545, "12  yTr2": 5.803, "step": 9800}, {"00  divSigX": 3.149, "01  divSigY": 0.713, "02  resSigX": 0.2324, "03  resSigY": 0.05128, "04  resSigXY": 0.07294, "05  xBc": 0.0001459, "06  yBc": 7.422e-05, "07  xTr0": 2.367, "08  yTr0": 1.14, "09  xTr1": 3.044, "10  yTr1": 0.5864, "11  xTr2": 1.527, "12  yTr2": 5.798, "step": 9900}, {"00  divSigX": 3.085, "01  divSigY": 0.6477, "02  resSigX": 0.2881, "03  resSigY": 0.05247, "04  resSigXY": 0.07308, "05  xBc": 0.432, "06  yBc": 7.844e-05, "07  xTr0": 2.34, "08  yTr0": 1.145, "09  xTr1": 2.844, "10  yTr1": 0.5897, "11  xTr2": 1.493, "12  yTr2": 5.77, "step": 10000}, {"00  divSigX": 3.002, "01  divSigY": 0.6032, "02  resSigX": 0.2163, "03  resSigY": 0.04858, "04  resSigXY": 0.07269, "05  xBc": 0.0001714, "06  yBc": 5.336e-05, "07  xTr0": 2.302, "08  yTr0": 1.134, "09  xTr1": 2.736, "10  yTr1": 0.5938, "11  xTr2": 1.477, "12  yTr2": 5.752, "step": 10100}, {"00  divSigX": 3.027, "01  divSigY": 12.79, "02  resSigX": 0.2266, "03  resSigY": 0.05038, "04  resSigXY": 0.07306, "05  xBc": 0.002233, "06  yBc": 3.959e-05, "07  xTr0": 2.287, "08  yTr0": 1.137, "09  xTr1": 2.548, "10  yTr1": 0.6204, "11  xTr2": 1.498, "12  yTr2": 6.374, "step": 10200}, {"00  divSigX": 2.895, "01  divSigY": 0.6169, "02  resSigX": 0.2012, "03  resSigY": 0.04679, "04  resSigXY": 0.07059, "05  xBc": 0.0001514, "06  yBc": 3.209e-05, "07  xTr0": 2.282, "08  yTr0": 1.126, "09  xTr1": 2.419, "10  yTr1": 0.5932, "11  xTr2": 1.453, "12  yTr2": 5.708, "step": 10300}, {"00  divSigX": 2.837, "01  divSigY": 0.5782, "02  resSigX": 0.1938, "03  resSigY": 0.04626, "04  resSigXY": 0.0692, "05  xBc": 0.0007762, "06  yBc": 2.394e-05, "07  xTr0": 2.264, "08  yTr0": 1.119, "09  xTr1": 2.315, "10  yTr1": 0.5956, "11  xTr2": 1.44, "12  yTr2": 5.69, "step": 10400}, {"00  divSigX": 3.419, "01  divSigY": 5.953, "02  resSigX": 0.1966, "03  resSigY": 0.04858, "04  resSigXY": 0.06985, "05  xBc": 0.0005223, "06  yBc": 3.96e-05, "07  xTr0": 2.705, "08  yTr0": 1.103, "09  xTr1": 2.282, "10  yTr1": 0.5893, "11  xTr2": 1.623, "12  yTr2": 6.054, "step": 10500}, {"00  divSigX": 2.743, "01  divSigY": 0.5642, "02  resSigX": 0.1821, "03  resSigY": 0.04452, "04  resSigXY": 0.06676, "05  xBc": 0.0001915, "06  yBc": 1.826e-05, "07  xTr0": 2.244, "08  yTr0": 1.107, "09  xTr1": 2.101, "10  yTr1": 0.5904, "11  xTr2": 1.413, "12  yTr2": 5.651, "step": 10600}, {"00  divSigX": 2.743, "01  divSigY": 1.014, "02  resSigX": 0.181, "03  resSigY": 0.04676, "04  resSigXY": 0.06593, "05  xBc": 0.01866, "06  yBc": 1.716e-05, "07  xTr0": 2.181, "08  yTr0": 1.106, "09  xTr1": 2.014, "10  yTr1": 0.607, "11  xTr2": 1.374, "12  yTr2": 5.74, "step": 10700}, {"00  divSigX": 2.654, "01  divSigY": 0.5536, "02  resSigX": 0.1722, "03  resSigY": 0.043, "04  resSigXY": 0.06372, "05  xBc": 0.0001832, "06  yBc": 1.255e-05, "07  xTr0": 2.224, "08  yTr0": 1.09, "09  xTr1": 1.925, "10  yTr1": 0.5868, "11  xTr2": 1.39, "12  yTr2": 5.617, "step": 10800}, {"00  divSigX": 2.684, "01  divSigY": 5.949, "02  resSigX": 0.1772, "03  resSigY": 0.05002, "04  resSigXY": 0.06264, "05  xBc": 0.0004217, "06  yBc": 2.614e-05, "07  xTr0": 2.302, "08  yTr0": 1.105, "09  xTr1": 1.811, "10  yTr1": 0.5828, "11  xTr2": 1.368, "12  yTr2": 5.931, "step": 10900}, {"00  divSigX": 2.595, "01  divSigY": 0.9128, "02  resSigX": 0.1654, "03  resSigY": 0.04303, "04  resSigXY": 0.06127, "05  xBc": 0.000206, "06  yBc": 1.586e-05, "07  xTr0": 2.186, "08  yTr0": 1.076, "09  xTr1": 1.754, "10  yTr1": 0.5886, "11  xTr2": 1.34, "12  yTr2": 5.644, "step": 11000}]}}
